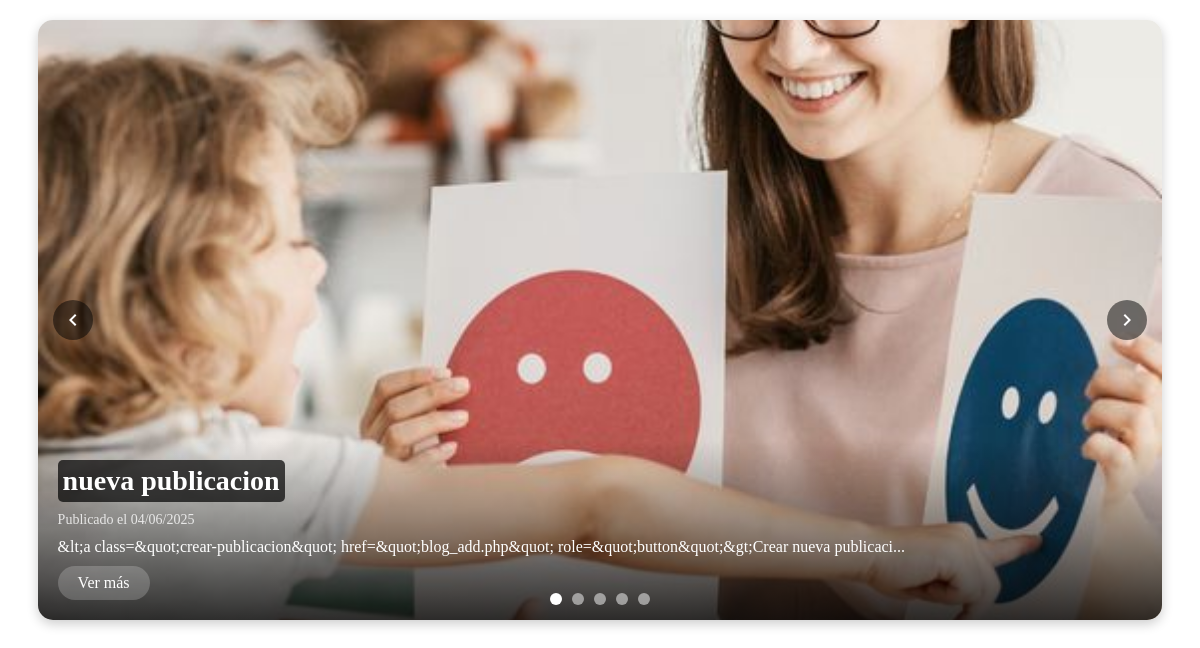
Screenshot of /PHP/dinamic_carrusel.php with the database file from the repository.
### tables this page shows
CREATE TABLE `publicaciones_2` (
  `id` int(11) NOT NULL,
  `titular` varchar(255) NOT NULL,
  `fecha` date NOT NULL,
  `descripcion_corta` varchar(255) NOT NULL,
  `contenido` text NOT NULL,
  `referencia` varchar(255) NOT NULL,
  `imagen` varchar(255) DEFAULT NULL COMMENT 'Ruta/nombre del archivo de imagen',
  `categoria` varchar(50) NOT NULL,
  `fecha_creacion` timestamp NOT NULL DEFAULT current_timestamp(),
  `total_ratings` int(11) DEFAULT 0,
  `rating_count` int(11) DEFAULT 0,
  `mensaje` varchar(255) NOT NULL,
  `estado` enum('publicado','archivado') DEFAULT 'publicado',
  `categoria_id` int(11) DEFAULT NULL
);

### PHP/dinamic_carrusel.php (the view, shortened to what this page needs)
<?php
include 'blog_db.php';
$sql_carousel = "SELECT id, titular, descripcion_corta, imagen, fecha_creacion, fecha FROM publicaciones_2 WHERE estado = 'publicado' ORDER BY fecha_creacion DESC LIMIT 5";
$resultado_carousel = $conn->query($sql_carousel);
$slides = [];
if ($resultado_carousel->num_rows > 0) {
    while ($fila = $resultado_carousel->fetch_assoc()) {
        $slides[] = $fila;
    }
}
?>
<div class="dynamic-carousel-container">
    <?php if (!empty($slides)): ?>
        <div class="dynamic-carousel-slides" id="dynamicCarouselSlides">
            <?php foreach ($slides as $index => $slide): ?>
                <div class="dynamic-carousel-slide">
                    <?php
                    $imagen = !empty($slide['imagen'])
                        ? '../images/publicaciones/' . htmlspecialchars($slide['imagen'])
                        : '../images/escuela1.jpg';
                    ?>
                    <img src="<?php echo $imagen; ?>" alt="<?php echo htmlspecialchars($slide['titular']); ?>" class="dynamic-carousel-image">
                    <div class="dynamic-carousel-caption">
                        <h2><?php echo htmlspecialchars($slide['titular']); ?></h2>
                        <span class="dynamic-carousel-date">
                            Publicado el <?php echo date("d/m/Y", strtotime($slide['fecha_creacion'])); ?>
                        </span>
                        <p><?php echo htmlspecialchars(substr($slide['descripcion_corta'], 0, 120) . (strlen($slide['descripcion_corta']) > 120 ? '...' : '')); ?></p>
                        <a href="../PHP/post_completo.php?id=<?php echo $slide['id']; ?>" class="dynamic-carousel-link">Ver más</a>
                    </div>
                </div>
            <?php endforeach; ?>
        </div>
        <div class="dynamic-carousel-controls">
            <button class="dynamic-carousel-control" id="dynamicPrevBtn">
                <svg xmlns="http://www.w3.org/2000/svg" viewBox="0 0 24 24" fill="currentColor" width="24" height="24">
                    <path d="M15.41 7.41L14 6l-6 6 6 6 1.41-1.41L10.83 12z"/>
                </svg>
            </button>
            <button class="dynamic-carousel-control" id="dynamicNextBtn">
                <svg xmlns="http://www.w3.org/2000/svg" viewBox="0 0 24 24" fill="currentColor" width="24" height="24">
                    <path d="M10 6L8.59 7.41 13.17 12l-4.58 4.59L10 18l6-6z"/>
                </svg>
            </button>
        </div>
        <div class="dynamic-carousel-indicators" id="dynamicCarouselIndicators">
            <?php for ($i = 0; $i < count($slides); $i++): ?>
                <div class="dynamic-carousel-indicator <?php echo $i === 0 ? 'active' : ''; ?>" data-dynamic-index="<?php echo $i; ?>"></div>
            <?php endfor; ?>
        </div>
    <?php else: ?>
        <div class="dynamic-carousel-empty">
            <p>No hay publicaciones disponibles para mostrar en el carrusel.</p>
        </div>
    <?php endif; ?>
</div>

### PHP/dinamic_carrusel.php (style rules this page uses)
.dynamic-carousel-container { width: 95%; max-width: 1200px; position: relative; margin: 20px auto; overflow: hidden; border-radius: 15px; box-shadow: 0 4px 12px rgba(0, 0, 0, 0.2); }
.dynamic-carousel-slides { display: flex; width: 500%; transition: transform 0.5s ease-in-out; }
.dynamic-carousel-slide { width: 20%; position: relative; height: 600px; flex-shrink: 0; }
.dynamic-carousel-image { width: 100%; height: 100%; object-fit: cover; }
.dynamic-carousel-caption { position: absolute; bottom: 0; left: 0; right: 0; background: linear-gradient(rgba(0, 0, 0, 0), rgba(0, 0, 0, 0.8)); color: white; padding: 20px; }
.dynamic-carousel-caption h2 { color: white; margin: 0 0 10px 0; font-size: 28px; background-color: rgba(0, 0, 0, 0.7); padding: 5px; display: inline-block; border-radius: 5px; }
.dynamic-carousel-caption p { margin: 0; font-size: 16px; }
.dynamic-carousel-date { font-size: 14px; opacity: 0.8; margin-bottom: 10px; display: block; }
.dynamic-carousel-link { display: inline-block; margin-top: 10px; color: white; text-decoration: none; background-color: rgba(255, 255, 255, 0.2); padding: 8px 20px; border-radius: 25px; transition: background-color 0.3s, transform 0.3s; }
.dynamic-carousel-controls { position: absolute; top: 0; bottom: 0; width: 100%; display: flex; justify-content: space-between; align-items: center; pointer-events: none; }
.dynamic-carousel-control { background-color: rgba(0, 0, 0, 0.5); color: white; border: none; width: 40px; height: 40px; border-radius: 50%; display: flex; align-items: center; justify-content: center; cursor: pointer; margin: 0 15px; transition: background-color 0.3s; pointer-events: auto; }
.dynamic-carousel-indicators { position: absolute; bottom: 15px; left: 0; right: 0; display: flex; justify-content: center; gap: 10px; }
.dynamic-carousel-indicator { width: 12px; height: 12px; background-color: rgba(255, 255, 255, 0.5); border-radius: 50%; cursor: pointer; transition: background-color 0.3s; }
.dynamic-carousel-indicator.active { background-color: white; }

### rows the page displays
publicaciones_2: imagen (picture), titular "nueva publicacion", fecha_creacion "04/06/2025", descripcion_corta "&lt;a class=&quot;crear-publicacion&quot; href=&quot;blog_add.php&quot; role=&quot;button&quot;&gt;Crear nueva publicaci..."
